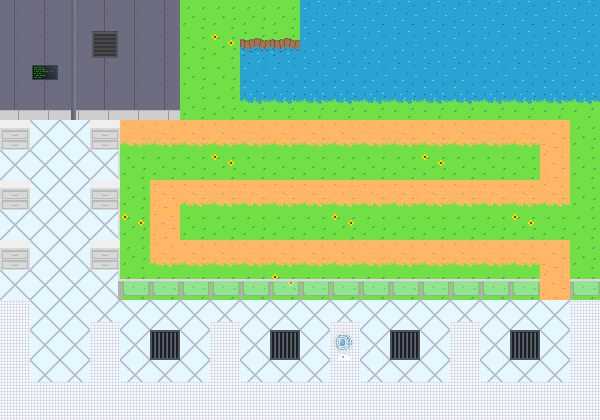

Below is a game level as drawn by its tile map, then a one-line description and the .tmx file that defines it, in full:
An orthogonal 20x14 tile map with 30x30 px tiles, 3 tile layers (Camada de Tiles 1, Camada de Tiles 2, Camada de Tiles 3) and 29 objects (9x 2, 8x 1, 3x 3, 3x 4, 2x 0, ...).

<map version="1.2" tiledversion="1.3.0" orientation="orthogonal" renderorder="left-up" compressionlevel="0" width="20" height="14" tilewidth="30" tileheight="30" infinite="0" nextlayerid="9" nextobjectid="44">
 <tileset firstgid="1" source="../Tiles/Files/laboratory.tsx" />
 <layer id="1" name="Camada de Tiles 1" width="20" height="14">
  <data encoding="csv">
3,3,3,3,3,3,19,19,19,19,15,15,15,15,15,15,15,15,15,15,
3,3,3,3,3,3,19,55,6,6,15,15,15,15,15,15,15,15,15,15,
3,3,3,3,3,3,19,19,15,15,15,15,15,15,15,15,15,15,15,15,
12,12,12,12,12,12,19,19,24,24,24,24,24,24,24,24,24,24,24,24,
1,1,1,1,38,38,38,38,38,38,38,38,38,38,38,38,38,38,38,19,
1,1,1,1,19,19,19,55,19,19,19,19,19,19,55,19,19,19,38,19,
1,1,1,1,19,38,38,38,38,38,38,38,38,38,38,38,38,38,38,19,
1,1,1,1,55,38,19,19,19,19,19,55,19,19,19,19,19,55,19,19,
1,1,1,1,19,38,38,38,38,38,38,38,38,38,38,38,38,38,38,19,
1,1,1,1,19,19,19,19,19,55,19,19,19,19,19,19,19,19,38,19,
11,1,1,1,1,1,1,1,1,1,1,1,1,1,1,1,1,1,1,11,
11,1,1,11,1,10,1,11,1,10,1,11,1,10,1,11,1,10,1,11,
11,1,1,11,1,1,1,11,1,1,1,11,1,1,1,11,1,1,1,11,
11,11,11,11,11,11,11,11,11,11,11,11,11,11,11,11,11,11,11,11
</data>
 </layer>
 <layer id="2" name="Camada de Tiles 2" width="20" height="14">
  <data encoding="csv">
0,0,4,0,0,0,0,0,0,0,0,0,0,0,0,0,0,0,0,0,
0,0,4,32,0,0,0,0,0,0,0,0,0,0,0,0,0,0,0,0,
0,22,4,0,0,0,0,0,0,0,0,0,0,0,0,0,0,0,0,0,
0,0,4,0,0,0,0,0,0,0,0,0,0,0,0,0,0,0,0,0,
21,0,0,21,46,46,46,46,46,46,46,46,46,46,46,46,46,46,0,0,
0,0,0,51,0,0,0,0,0,0,0,0,0,0,0,0,0,0,0,0,
21,0,0,21,0,0,46,46,46,46,46,46,46,46,46,46,46,46,46,0,
0,0,0,51,0,0,0,0,0,0,0,0,0,0,0,0,0,0,0,0,
21,0,0,21,0,46,46,46,46,46,46,46,46,46,46,46,46,46,0,0,
0,0,0,49,0,0,0,0,0,0,0,0,0,0,0,0,0,0,0,0,
0,0,0,0,0,0,0,0,0,0,0,0,0,0,0,0,0,0,0,0,
0,0,0,0,0,0,0,0,0,0,0,30,0,0,0,0,0,0,0,0,
0,0,0,0,0,0,0,0,0,0,0,0,0,0,0,0,0,0,0,0,
0,0,0,0,0,0,0,0,0,0,0,0,0,0,0,0,0,0,0,0
</data>
 </layer>
 <layer id="3" name="Camada de Tiles 3" width="20" height="14">
  <data encoding="csv">
0,0,0,0,0,0,0,0,0,0,0,0,0,0,0,0,0,0,0,0,
0,0,0,0,0,0,0,0,0,0,0,0,0,0,0,0,0,0,0,0,
0,0,0,0,0,0,0,0,0,0,0,0,0,0,0,0,0,0,0,0,
0,0,0,0,0,0,0,0,0,0,0,0,0,0,0,0,0,0,0,0,
0,0,0,0,0,0,0,0,0,0,0,0,0,0,0,0,0,0,0,0,
0,0,0,0,0,0,0,0,0,0,0,0,0,0,0,0,0,0,0,0,
0,0,0,0,0,0,0,0,0,0,0,0,0,0,0,0,0,0,0,0,
0,0,0,0,0,0,0,0,0,0,0,0,0,0,0,0,0,0,0,0,
0,0,0,0,0,0,0,0,0,0,0,0,0,0,0,0,0,0,0,0,
0,0,0,0,37,37,37,37,37,37,37,37,37,37,37,37,37,37,0,37,
0,0,0,2,0,0,0,2,0,0,0,2,0,0,0,2,0,0,0,0,
0,0,0,0,0,0,0,0,0,0,0,0,0,0,0,0,0,0,0,0,
0,2,2,0,2,2,2,0,2,2,2,0,2,2,2,0,2,2,2,0,
0,0,0,0,0,0,0,0,0,0,0,0,0,0,0,0,0,0,0,0
</data>
 </layer>
 <objectgroup id="6" name="NODES">
  <object id="10" name="node_0" type="1" x="126" y="140" width="20" height="8" />
  <object id="21" name="node_1" type="2" x="567" y="121" width="9" height="23" />
  <object id="22" name="node_2" type="3" x="538.417" y="200" width="31" height="8" />
  <object id="23" name="node_3" type="2" x="148" y="177.5" width="5" height="31" />
  <object id="25" name="node_4" type="1" x="148.333" y="261.333" width="35" height="9" />
  <object id="26" name="node_5" type="2" x="566" y="239" width="7" height="30" />
  <object id="27" name="node_6" type="3" x="539" y="328" width="35" height="7" />
  <object id="28" name="node_7" type="2" x="385" y="299" width="5" height="31">
   <properties>
    <property name="TRIGGER" type="int" value="4" />
   </properties>
  </object>
  <object id="29" name="node_8" type="2" x="266" y="293" width="5" height="38">
   <properties>
    <property name="TRIGGER" type="int" value="3" />
   </properties>
  </object>
  <object id="30" name="node_9" type="2" x="145" y="288" width="6" height="45">
   <properties>
    <property name="TRIGGER" type="int" value="2" />
   </properties>
  </object>
  <object id="31" name="node_10" type="2" x="507" y="294" width="5" height="43">
   <properties>
    <property name="TRIGGER" type="int" value="5" />
   </properties>
  </object>
  <object id="32" name="node_11" type="2" x="25" y="295" width="6" height="37" />
  <object id="33" name="node_12" type="0" x="21.5" y="379.5" width="553" height="9" />
 </objectgroup>
 <objectgroup id="7" name="REVERSE">
  <object id="34" name="reverse_1" type="1" x="506.667" y="306" width="34" height="6.66667" />
  <object id="35" name="reverse_0" type="4" x="37.3333" y="356" width="505.333" height="6.66667" />
  <object id="36" name="reverse_2" type="4" x="568" y="300" width="6" height="33.3333" />
  <object id="37" name="reverse_3" type="1" x="388.667" y="306.333" width="30" height="6" />
  <object id="38" name="reverse_4" type="1" x="265.833" y="303" width="37.3333" height="10" />
  <object id="39" name="reverse_5" type="1" x="146.667" y="303" width="34" height="7.33333" />
  <object id="40" name="reverse_6" type="1" x="39.3333" y="304.167" width="42.6667" height="7.33333" />
 </objectgroup>
 <objectgroup id="4" name="VICTIMS" visible="0">
  <object id="1" name="victim_1" type="4" x="395.999" y="330">
   <point />
  </object>
  <object id="17" name="victim_0" type="2" x="515" y="330">
   <point />
  </object>
  <object id="18" name="victim_4" type="3" x="45" y="330">
   <point />
  </object>
  <object id="19" name="victim_2" type="1" x="275.333" y="330">
   <point />
  </object>
  <object id="20" name="victim_3" type="0" x="156.333" y="330">
   <point />
  </object>
 </objectgroup>
 <objectgroup id="8" name="AREA" visible="0">
  <object id="41" name="area_0" x="121" y="120" width="475" height="175" />
  <object id="42" name="area_1" x="182" y="1" width="54" height="113" />
  <object id="43" name="area_2" x="239" y="0" width="56" height="33" />
 </objectgroup>
 <objectgroup id="5" name="DOORS">
  <object id="2" name="door_0" x="120" y="75" width="30" height="45" />
 </objectgroup>
</map>
